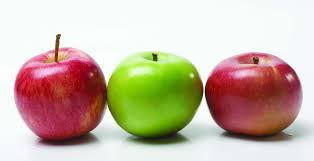
#> input picture opencv/images/chp2/elmalar3.jpg, 314 x 161 px, found by its file name
$ python kontur_bulma.py
#> lines starting #> are read from the running program, lines starting #| are printed output that depends on the picture; after the words box and inside, x2 and y2 are one past the last pixel; in counts of white or black regions, pixels touching at a corner belong together
import os
import cv2
import numpy as np
yol = os.path.join(os.getcwd(),"opencv","images","chp2","elmalar3.jpg")
resim = cv2.imread(yol)
#> resim is the input picture: shape (161, 314, 3); mean B, G, R 166.7, 183.5, 200.6
# resim2 = cv2.bilateralFilter(resim,11,50,50)
gri=cv2.cvtColor(resim
,cv2.COLOR_BGR2GRAY)
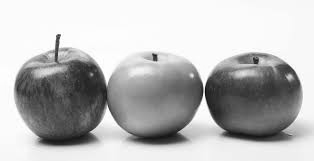
#> gri: shape (161, 314); min 9, max 255, mean 186.8
_,sbResim = cv2.threshold(gri,110,255,cv2.THRESH_BINARY)
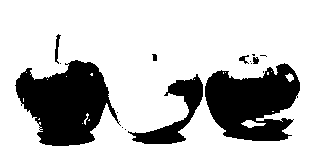
#> sbResim: shape (161, 314); 75.5% white; 16 black regions (9 under 20 px)
konturlar,_=cv2.findContours(sbResim,cv2.RETR_TREE,cv2.CHAIN_APPROX_SIMPLE)
#> konturlar = 45 contours, 35 with area under 20; largest, box (x1, y1, x2, y2) and area: (0, 0, 314, 161) 50080, (14, 59, 120, 147) 5796, (204, 62, 301, 142) 5396, (127, 73, 204, 145) 1717, (54, 33, 62, 65) 114
# [10 lines of commented-out code are left out]
print(len(konturlar))
#| 45
for knt in konturlar:
    deger = cv2.approxPolyDP(knt,0.009*cv2.arcLength(knt,True),True)
    cv2.drawContours(resim,[deger],0,(0,255,0),2)
#> this loop made 45 passes
#> deger on passes 1, 2, 3, 4, 5, 6, 7, 8, 9, 10, 14, 18: [[0, 0], [0, 160], [313, 160], [313, 0]], [[124, 129], [125, 128], [126, 129], [125, 130]], [[38, 129], [39, 128], [40, 129], [39, 130]], [[121, 127], [122, 126], [123, 127], [122, 128]], [[38, 127], [39, 126], [40, 127], [39, 128]], [[119, 125], [120, 124], [121, 125], [120, 126]], [[118, 124], [119, 123], [120, 124], [119, 125]], [[118, 121], [119, 120], [120, 121], [119, 122]], [[292, 119], [293, 118], [294, 119], [293, 120]], [[116, 112], [117, 111], [118, 112], [117, 113]], [[194, 79]], [[272, 111], [273, 111]]
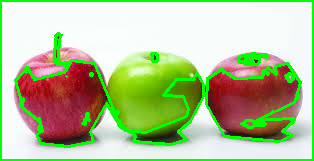
#> resim: shape (161, 314, 3); 11.83% of pixels changed, all inside (x1, y1, x2, y2) = (0, 0, 314, 161)
cv2.imshow("resim",resim)
cv2.waitKey(0)

$ run again, with opencv/images/chp2/elmalar2.jpg copied over opencv/images/chp2/elmalar3.jpg
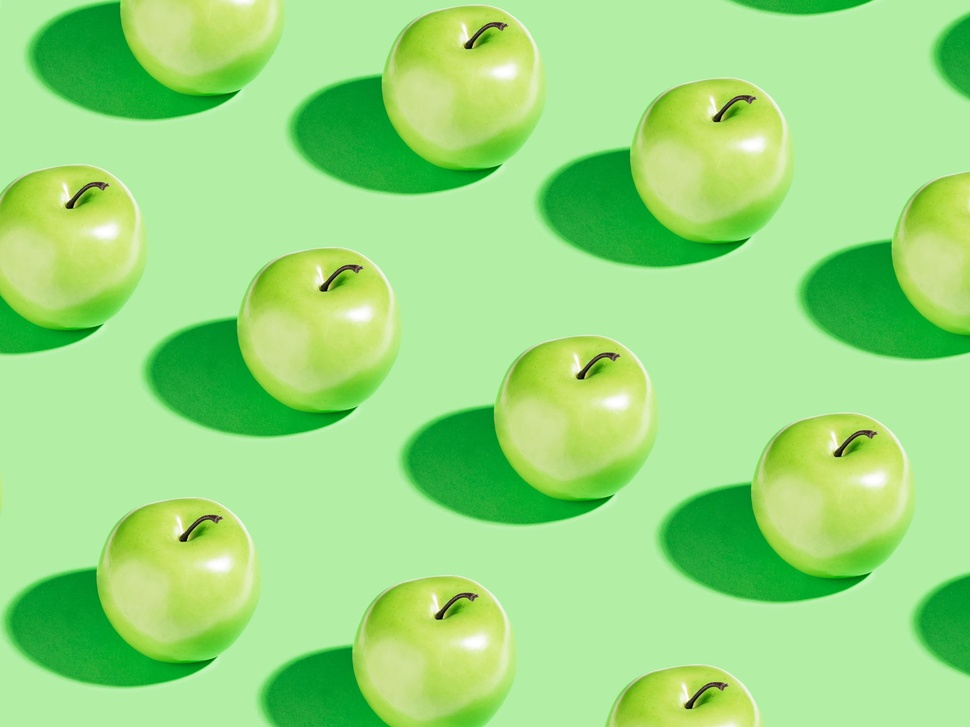
#> input picture opencv/images/chp2/elmalar2.jpg, 970 x 727 px, shrunk from 2400 x 1800 before the run, found by its file name
#> resim is the input picture: shape (727, 970, 3); mean B, G, R 127.9, 220.4, 152.3
#> `_,sbResim = cv2.threshold(gri,110,255,cv2.THRESH_BINARY)`:
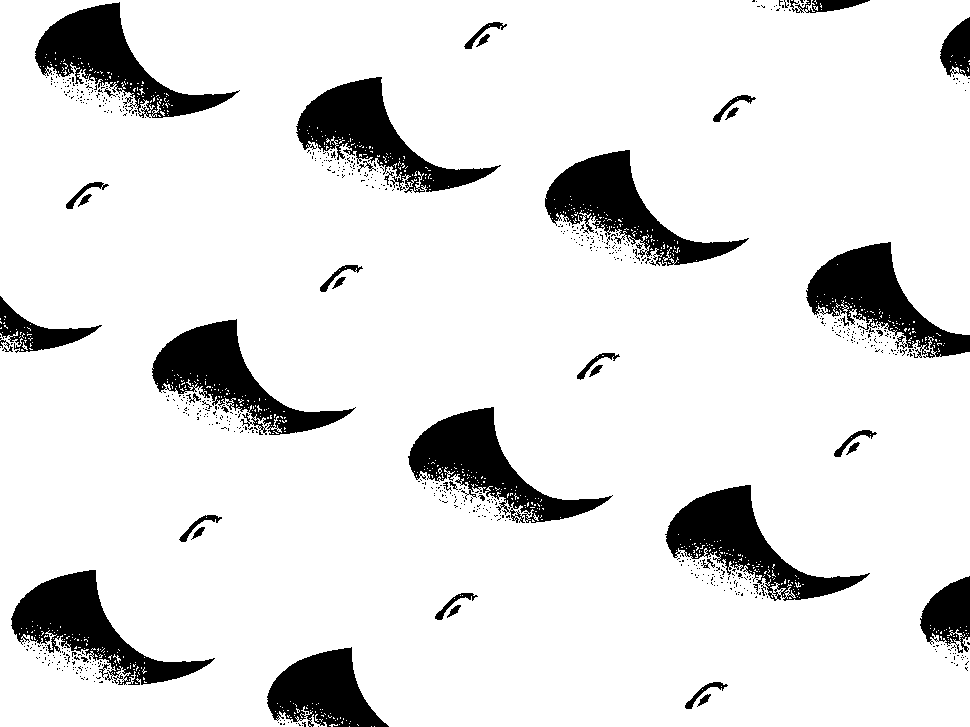
#> sbResim: shape (727, 970); 88.5% white; 757 black regions (707 under 20 px)
#> konturlar = 2116 contours, 2043 with area under 20; largest, box (x1, y1, x2, y2) and area: (0, 0, 970, 727) 682658, (10, 569, 216, 686) 8614, (295, 76, 502, 194) 8612, (34, 1, 240, 119) 8580, (664, 484, 871, 602) 8515
#| 2116
#> the loop `for knt in konturlar:` made 2116 passes
#> deger on passes 1 to 3: [[374, 726]], [[371, 726]], [[349, 726]]
#> after the loop `for knt in konturlar:`:
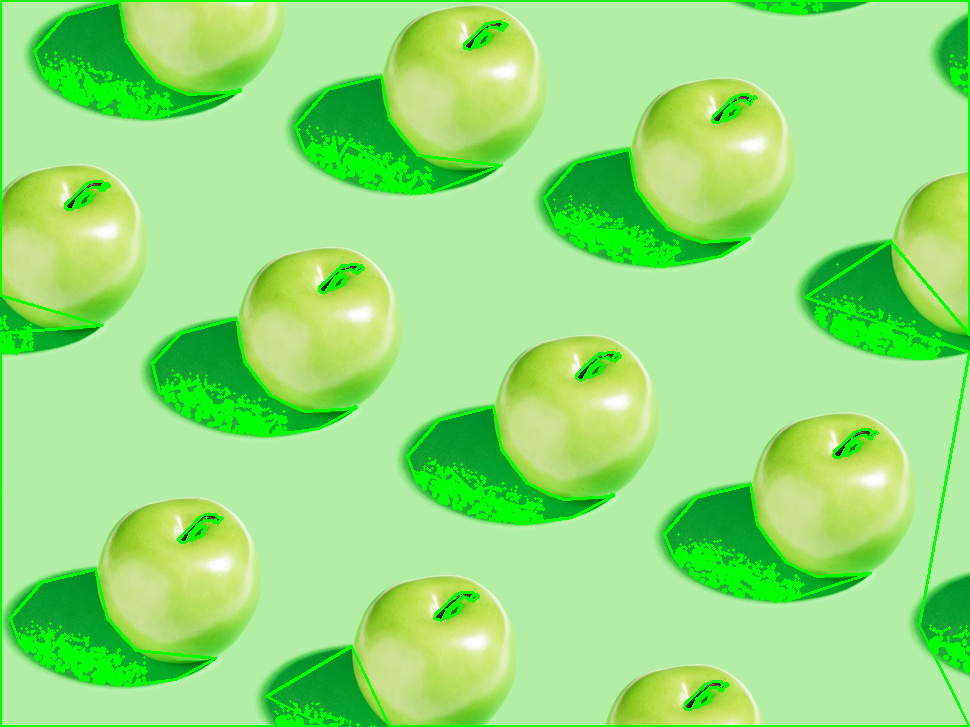
#> resim: shape (727, 970, 3); 7.26% of pixels changed, all inside (x1, y1, x2, y2) = (0, 0, 970, 727)

$ run again, with opencv/images/chp2/elmalar.jpg copied over opencv/images/chp2/elmalar3.jpg
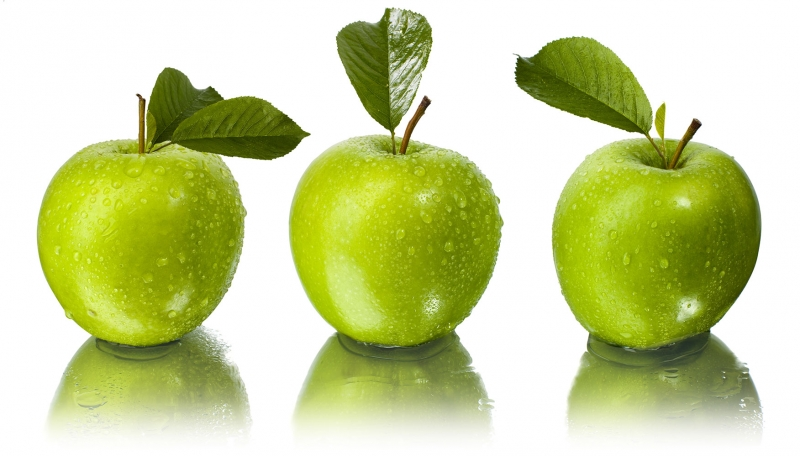
#> input picture opencv/images/chp2/elmalar.jpg, 800 x 456 px, found by its file name
#> resim is the input picture: shape (456, 800, 3); mean B, G, R 153.3, 211.4, 202.2
#> `_,sbResim = cv2.threshold(gri,110,255,cv2.THRESH_BINARY)`:
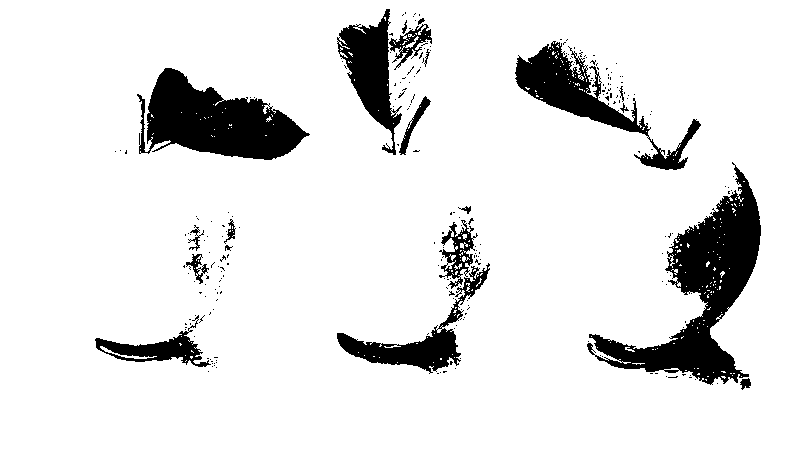
#> sbResim: shape (456, 800); 89.3% white; 251 black regions (231 under 20 px)
#> konturlar = 753 contours, 717 with area under 20; largest, box (x1, y1, x2, y2) and area: (0, 0, 800, 456) 363545, (588, 164, 762, 386) 12790, (136, 67, 311, 161) 9328, (514, 40, 651, 138) 5009, (336, 8, 403, 156) 4174
#| 753
#> the loop `for knt in konturlar:` made 753 passes
#> deger on passes 1 to 3: [[0, 0], [0, 455], [799, 455], [799, 0]], [[711, 384], [712, 383], [713, 384], [712, 385]], [[716, 383], [717, 382], [718, 383], [717, 384]]
#> after the loop `for knt in konturlar:`:
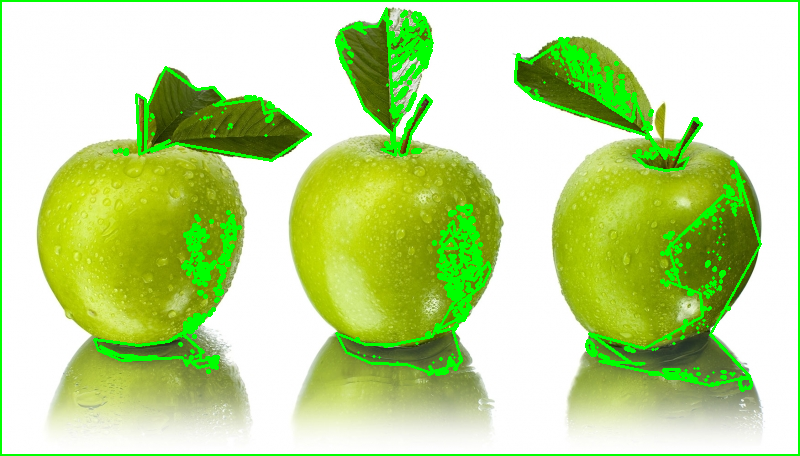
#> resim: shape (456, 800, 3); 7.7% of pixels changed, all inside (x1, y1, x2, y2) = (0, 0, 800, 456)
